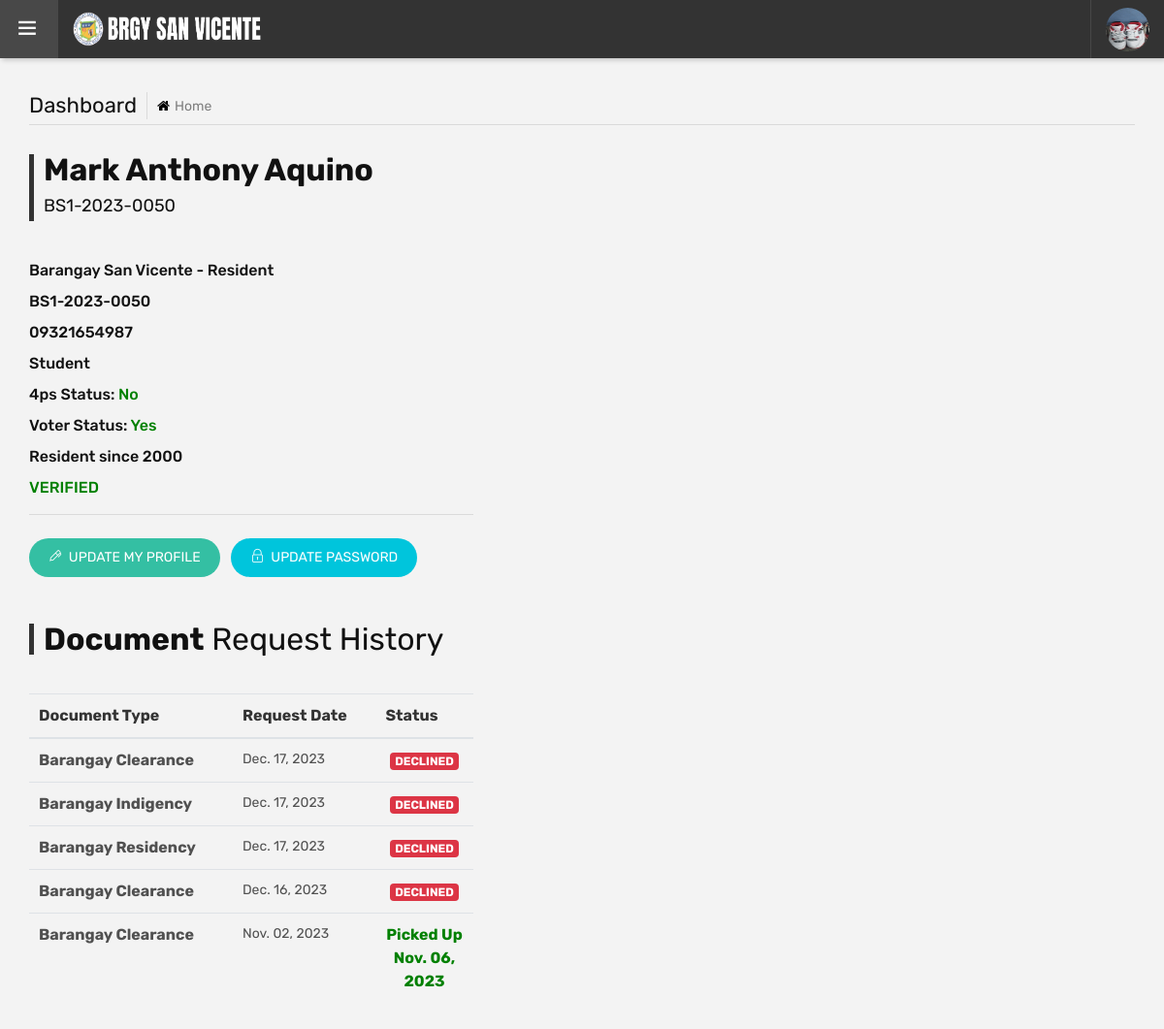
Screenshot of /residents/homepage (signed in) with the database file from the repository.
### tables this page shows
CREATE TABLE `residents` (
  `id` int(11) NOT NULL,
  `id_number` varchar(50) NOT NULL,
  `fname` varchar(200) NOT NULL,
  `mname` varchar(200) NOT NULL,
  `lname` varchar(200) NOT NULL,
  `gender` varchar(20) NOT NULL,
  `civil_status` varchar(50) NOT NULL,
  `email` varchar(50) NOT NULL,
  `password` varchar(65) NOT NULL,
  `contact_number` varchar(50) NOT NULL,
  `address` varchar(500) NOT NULL,
  `address2` varchar(100) DEFAULT NULL,
  `resident_since` varchar(100) DEFAULT NULL,
  `birth_date` date DEFAULT NULL,
  `ext` varchar(200) DEFAULT NULL,
  `address3` varchar(200) DEFAULT NULL,
  `birth_place` varchar(200) DEFAULT NULL,
  `occupation` varchar(200) DEFAULT NULL,
  `fourps` varchar(11) NOT NULL,
  `status` int(11) NOT NULL,
  `verified` int(11) NOT NULL,
  `email_verif` int(11) DEFAULT NULL,
  `date_registered` datetime NOT NULL,
  `resident_status` varchar(50) DEFAULT NULL,
  `photo` varchar(200) DEFAULT NULL
);

CREATE TABLE `request` (
  `id` int(11) NOT NULL,
  `resident_id` int(11) NOT NULL,
  `request_type` int(11) NOT NULL,
  `purpose` varchar(200) NOT NULL,
  `date_issued` datetime NOT NULL,
  `date_pickup` date DEFAULT NULL,
  `status2` varchar(100) DEFAULT NULL,
  `status` int(11) NOT NULL
);

### global/model.php (called while the page is built, shortened)
<?php
	Class Model {
		private $server = "localhost";
		private $username = "root";
		private $password = "";
		private $dbname = "brgy_salvacion";
		private $conn;
		public function __construct() {
			try {
				$this->conn = new mysqli($this->server, $this->username, $this->password, $this->dbname);
			} catch (Exception $e) {
				echo "Connection failed" . $e->getMessage();
			}
		}
		public function displayDepartment2($id) {
			$data = null;
			$query = "SELECT * FROM residents WHERE id = ?";
			if($stmt = $this->conn->prepare($query)) {
				$stmt->bind_param("i", $id);
				$stmt->execute();
				$result = $stmt->get_result();
				while ($row = $result->fetch_assoc()) {
					$data[] = $row;
				}
			}
			return $data;
		}
		public function fetchAllRequestsHistory($id) {
			$data = null;
			$query = "SELECT a.*, b.fname, b.mname, b.lname, b.birth_date, b.address, b.address2, b.address3, b.resident_since, b.civil_status, b.id AS resident_id, b.id_number, a.id AS request_id FROM request AS a INNER JOIN residents AS b ON a.resident_id = b.id WHERE b.id_number = '$id' ORDER BY a.date_issued DESC";
			if ($stmt = $this->conn->prepare($query)) {
				$stmt->execute();
				$result = $stmt->get_result();
				while ($row = $result->fetch_assoc()) {
					$data[] = $row;
				}
			}
			return $data;
		}
	}
?>

### residents/department.php (called while the page is built, shortened)
<?php
	$department = $model->displayDepartment2($_SESSION['sess2']);
	if (!empty($department)) {
		foreach ($department as $dep) {
			$r_id = $dep['id'];
			$r_id_number = $dep['id_number'];
			$r_fname = $dep['fname'];
			$r_lname = $dep['lname'];
			$r_contact = $dep['contact_number'];
			$r_occupation = $dep['occupation'];
			$r_resident_since = $dep['resident_since'];
			$r_fourps = $dep['fourps'];
			$r_resident_status = $dep['resident_status'];
			$photo = $dep['photo'];
														if ($photo == '') {
															$photo = 'default';
    													}
    													else {
    														$photo = $dep['photo'];
    													}
		}
	}
?>

### residents/homepage.php (the view, shortened to what this page needs)
<?php
	include('../global/model.php');
	$model = new Model();
	include('department.php');
?>
<!DOCTYPE html>
<html lang="en">
	<head>
		<link rel="stylesheet" type="text/css" href="../dashboard/assets/css/dataTables.bootstrap4.min.css">
		<link rel="stylesheet" type="text/css" href="../dashboard/assets/css/assets.css">
		<link rel="stylesheet" type="text/css" href="../dashboard/assets/vendors/calendar/fullcalendar.css">
		<link rel="stylesheet" type="text/css" href="../dashboard/assets/css/typography.css">
		<link rel="stylesheet" type="text/css" href="../dashboard/assets/css/shortcodes/shortcodes.css">
		<link rel="stylesheet" type="text/css" href="../dashboard/assets/css/style.css">
		<link rel="stylesheet" type="text/css" href="../dashboard/assets/css/dashboard.css">
	</head>
	<body class="ttr-opened-sidebar ttr-pinned-sidebar" style="background-color: #F3F3F3;">
		<?php include 'navbar.php'; ?>
		<main class="ttr-wrapper" style="background-color: #F3F3F3;">
			<div class="container-fluid">
				<div class="db-breadcrumb">
					<h4 class="breadcrumb-title">Dashboard</h4>
					<ul class="db-breadcrumb-list">
						<li><i class="fa fa-home"></i>Home</li>
					</ul>
				</div>
				<?php
				if (555 == $r_id) {
					$model->verifyResidentAccount($r_id);
					$email_verif = 1;
				}
				else {
					$model->verifyResidentAccount($r_id);
					$email_verif = 1;
				}
				?>
				<div class="row">
					<div class="col-lg-5 m-b30">
								<div class="row">
									<div class="col-lg-12">
										<div class="new-user-list">
											<div class="heading-bx left">
												<h2 class="m-b10 title-head"><?php echo $r_fname; ?> <?php echo $r_lname; ?><br><small style="font-size: 18px;"><?php echo $r_id_number; ?></small> </h2>
											</div>
											<h6>Barangay San Vicente - Resident</h6>
											<h6><?php echo $r_id_number; ?></h6>
											<h6><?php echo $r_contact; ?></h6>
											<h6><?php echo $r_occupation; ?></h6>
											<h6>4ps Status:<span style="color: green;"> <?php echo $r_fourps; ?> </span></h6>
											<h6>Voter Status:<span style="color: green;"> <?php echo $r_resident_status; ?> </span></h6>
											<h6>Resident since <?php echo $r_resident_since; ?></h6>
											<?php
							                if ($email_verif == 0 || $email_verif == "") {
					                        ?>
					                        <h6 style="color: green;">VERIFIED</h6>
					                        <?php }
							                else {
					                        ?>
					                        <h6 style="color: green;">VERIFIED</h6>
					                        <?php
							                }
					                        ?>
										</div>
										<hr>
										<a href="update-profile" class="btn green radius-xl"><i class="ti-marker-alt"></i><span>&nbsp;&nbsp;UPDATE MY PROFILE</span></a>&nbsp;&nbsp;
										<a href="change-password" class="btn blue radius-xl"><i class="ti-lock"></i><span>&nbsp;&nbsp;UPDATE PASSWORD</span></a>
									</div>
								</div>
								<div class="row mt-5">
									<div class="col-lg-12">
									<div class="heading-bx left">
									<h2 class="title-head">Document<span> Request History</span></h2>
								</div>
										<div class="table-responsive">
											<table id="table" class="table hover" style="width:100%">
												<thead>
													<tr>
														<th>Document Type</th>
														<th>Request Date</th>
														<th width="100">Status</th>
													</tr>
												</thead>
												<tbody>
													<?php
														$rows = $model->fetchAllRequestsHistory($r_id_number);
														if (!empty($rows)) {
															foreach ($rows as $row) {
													?>
													<tr>
														<td>
															<?php
																if ($row['request_type'] == 1) {
																?>
																<span><b>Barangay Clearance</b></span>
																<?php
																}
																else if ($row['request_type'] == 2) {
																?>
																<span><b>Barangay Residency</b></span>
																<?php
																}
																else {
																?>
																<span><b>Barangay Indigency</b></span>
																<?php
																}
																?>
														</td>
														<td style="font-size: 14px;"><?php echo date('M. d, Y', strtotime($row['date_issued'])); ?></td>
														<td>
															<center>
																<?php
																if ($row['status'] == 1) {
																?>
																<span style="color: green;"><b><?php echo $row['status2']; ?><br><?php echo date('M. d, Y', strtotime($row['date_pickup'])); ?></b></span>
																<?php
																}
																else if ($row['status'] == 2) {
																?>
																<span class="badge badge-primary">PENDING</span>
																<?php
																}
																else if ($row['status'] == 4) {
																?>
																<span class="badge badge-danger">DECLINED</span>
																<?php
																}
																else {
																?>
																<span class="badge badge-danger">DECLINED</span>
																<?php
																}
																?>
															</center>
														</td>
													</tr>
													<?php
														}
													}
													?>
												</tbody>
											</table>
										</div>
									</div>
								</div>
					</div>
					<div class="col-lg-7 m-b30">
					</div>
				</div>
			</div>
		</main>
	</body>
</html>

### residents/navbar.php (shortened to what this page needs)
<header class="ttr-header">
	<div class="ttr-header-wrapper">
		<div class="ttr-toggle-sidebar ttr-material-button">
			<i class="ti-menu ttr-close-icon"></i>
		</div>
		<div class="ttr-logo-box">
			<div>
				<a href="homepage" class="ttr-logo">
					<img alt="" class="ttr-logo-desktop" src="../assets/images/logo-white1.png" style="width: 200px; height: 36px;">
				</a>
			</div>
		</div>
		<div class="ttr-header-right ttr-with-seperator">
			<ul class="ttr-header-navigation">
				<li>
					<a href="#" class="ttr-material-button ttr-submenu-toggle"><img src="../assets/images/profile-pictures/<?php echo $photo; ?>.jpg" style="height: 45px; width: 45px;border-radius: 50%;"></a>
				</li>
			</ul>
		</div>
	</div>
</header>

### dashboard/assets/css/typography.css (style rules this page uses)
body { background-color: #fff; font-family: Rubik; font-size: 16px; font-weight: 400; color:#505050; padding: 0; margin: 0; overflow-x: hidden; -webkit-font-smoothing: antialiased; font-smoothing: antialiased; -moz-osx-font-smoothing: grayscale; scroll-behavior: smooth; }
a { color: #6f6f6f; outline: 0 none; text-decoration: none; }
img { border-style: none; height: auto; max-width: 100%; vertical-align: middle; }
hr { clear: both; }
section, article, aside, details, figcaption, figure, footer, header, hgroup, main, menu, nav, summary { display: block; }
table { background-color: transparent; width: 100%; }
table thead th { color: #333; }
table td { padding: 15px 10px; }
p, address, pre, hr, ul, ol, dl, dd, table { margin-bottom: 24px; }
h1, h2, h3, h4, h5, h6 { color: #111111; font-family: rubik; margin-top:0; }
h2 { font-size: 32px; line-height: 45px; margin-bottom: 25px; font-weight: 700; }
h4 { font-size: 22px; line-height: 28px; margin-bottom: 15px; font-weight: 500; }
h6 { font-size: 16px; line-height: 22px; margin-bottom: 10px; font-weight: 500; }
dl, ul, ol { list-style-position: outside; padding: 0; }
ul, ol { margin-bottom: 24px; }
ul li, ol li { padding: 0; }
.m-b10 { margin-bottom: 10px; }
.m-b30 { margin-bottom: 30px; }
.heading-bx { margin-bottom: 40px; }
.heading-bx h1, .heading-bx h2, .heading-bx h3 { margin-top: 0; }

### dashboard/assets/css/style.css (style rules this page uses)
.heading-bx.left .title-head { margin-bottom: 10px; margin-top: 0; line-height: 32px; padding-left: 10px; border-left: 5px solid var(--primary); }
.title-head span { font-weight:400; }

### dashboard/assets/css/shortcodes/form.css (style rules this page uses)
.btn, .panel, .form-control, .img-thumbnail, .panel-head ing, .dropdown-menu, .panel-group .panel, .nav-tabs > li > a, .modal-content, .navbar-toggler, .nav-pills > li > a, .pager li > a, .pager li > span, .well, .alert, .list-group-item:first-child, .list-group-item:last-child, .input-group-addon, .btn-group-divides > .btn:not(:first-child):not(:last-child):not(.dropdown-toggle), .btn-group-divides > .btn:last-child:not(:first-child), .btn-group > .dropdown-toggle:not(:first-child), .ttr-booking-form .ttr-extra-services li .feature-box-lg, .ttr-booking-form .ttr-extra-services li.active .feature-box-lg:after, .widget_tag_cloud a, .searchform input[type="text"], .searchform input[type="submit"], ol.comment-list li.comment .comment-body { -webkit-border-radius: 0; -moz-border-radius: 0; border-radius: 0; }
a, .ttr-box, .btn, .form-control, .ov-box, .overlay-icon li a i, .feature-box-xl, .feature-box-lg, .feature-box-md, .feature-box-sm, .feature-box-xs, .navbar-toggler, .menu-logo, .menu-links .nav > li > a, .secondary-menu { -webkit-transition: all 0.2s linear; -moz-transition: all 0.2s linear; -ms-transition: all 0.2s linear; -o-transition: all 0.2s linear; transition: all 0.2s linear; }

### dashboard/assets/css/shortcodes/button.css (style rules this page uses)
.btn { -moz-user-select: none; border: 1px solid rgba(0, 0, 0, 0); border-radius: 4px; display: inline-block; font-size: 16px; font-weight: 400; line-height: 1.25; padding: 8px 16px; text-align: center; transition: all 0.2s ease-in-out 0s; vertical-align: middle; white-space: nowrap; }
.btn, .btn-secondry { color: #fff; padding: 10px 20px; display: inline-block; font-size: 14px; outline: none; cursor: pointer; outline: none; border-width: 0; border-style: solid; border-color: transparent; line-height: 1.42857; border-radius: 3px; font-weight: 400; text-align:center; font-family: rubik; }
.btn { background-color: #EFBB20; }
.radius-xl { border-radius: 100px; -webkit-border-radius: 100px; }
.btn.blue { background-color: #00c5dc; color: #fff; }
.btn.green { background-color: #34bfa3; color: #fff; }

### dashboard/assets/css/shortcodes/breadcrumb.css (style rules this page uses)
.table > tbody > tr > td, .table > tbody > tr > th, .table > tfoot > tr > td, .table > tfoot > tr > th, .table > thead > tr > td, .table > thead > tr > th { padding: 10px; }

### rows the page displays
residents: photo (picture), fname "Mark Anthony", lname "Aquino", id_number "BS1-2023-0050", contact_number "09321654987", occupation "Student", fourps "No", resident_status "Yes", resident_since "2000"
request: request_type "Barangay Clearance", date_issued "Dec. 17, 2023", status "DECLINED"
request: request_type "Barangay Indigency", date_issued "Dec. 17, 2023", status "DECLINED"
request: request_type "Barangay Residency", date_issued "Dec. 17, 2023", status "DECLINED"
request: request_type "Barangay Clearance", date_issued "Dec. 16, 2023", status "DECLINED"
request: request_type "Barangay Clearance", date_issued "Nov. 02, 2023", status2 "Picked Up", date_pickup "Nov. 06, 2023"
